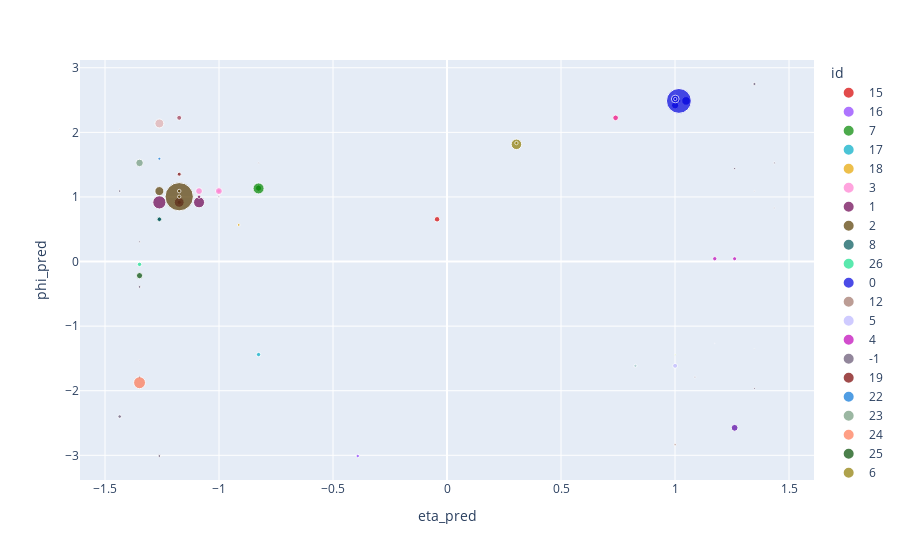

The cell this chart's notebook holds for it:
### Code cell
n = 4
evt = evts[n]
d = {'eta': evt.input_event['eta'], 'phi': evt.input_event['phi'], 'energy': evt.input_event['energy'], 'hit': evt.input_event['hit'], 'id': evt.pred_instance_labels, 'eta_pred': evt.embedding[:,0], 'phi_pred': evt.embedding[:,1]}
plot_df = pd.DataFrame(d)
plot_df['id'] = plot_df['id'].astype(str)
px.scatter(plot_df, x='eta_pred', y='phi_pred', size='energy', color='id', color_discrete_sequence=get_palette(plot_df['id']))

### Figure 1 — Plotly figure (JSON) as saved in the notebook; plotly's stock layout.template omitted (floating-point values rounded to 4 significant figures)
{"data": [{"hovertemplate": "id=15<br>eta_pred=%{x}<br>phi_pred=%{y}<br>energy=%{marker.size}<extra></extra>", "legendgroup": "15", "marker": {"color": "rgb(214, 0, 0)", "size": [0.3958], "sizemode": "area", "sizeref": 0.02616, "symbol": "circle"}, "mode": "markers", "name": "15", "orientation": "v", "showlegend": true, "type": "scatter", "x": [-0.0435], "xaxis": "x", "y": [0.6545], "yaxis": "y"}, {"hovertemplate": "id=16<br>eta_pred=%{x}<br>phi_pred=%{y}<br>energy=%{marker.size}<extra></extra>", "legendgroup": "16", "marker": {"color": "rgb(140, 59, 255)", "size": [0.1532], "sizemode": "area", "sizeref": 0.02616, "symbol": "circle"}, "mode": "markers", "name": "16", "orientation": "v", "showlegend": true, "type": "scatter", "x": [-0.3915], "xaxis": "x", "y": [-3.011], "yaxis": "y"}, {"hovertemplate": "id=7<br>eta_pred=%{x}<br>phi_pred=%{y}<br>energy=%{marker.size}<extra></extra>", "legendgroup": "7", "marker": {"color": "rgb(1, 135, 0)", "size": [0.5041, 1.607], "sizemode": "area", "sizeref": 0.02616, "symbol": "circle"}, "mode": "markers", "name": "7", "orientation": "v", "showlegend": true, "type": "scatter", "x": [-0.8265, -0.8265], "xaxis": "x", "y": [1.136, 1.132], "yaxis": "y"}, {"hovertemplate": "id=17<br>eta_pred=%{x}<br>phi_pred=%{y}<br>energy=%{marker.size}<extra></extra>", "legendgroup": "17", "marker": {"color": "rgb(0, 172, 198)", "size": [0.2434], "sizemode": "area", "sizeref": 0.02616, "symbol": "circle"}, "mode": "markers", "name": "17", "orientation": "v", "showlegend": true, "type": "scatter", "x": [-0.8265], "xaxis": "x", "y": [-1.44], "yaxis": "y"}, {"hovertemplate": "id=18<br>eta_pred=%{x}<br>phi_pred=%{y}<br>energy=%{marker.size}<extra></extra>", "legendgroup": "18", "marker": {"color": "rgb(230, 165, 0)", "size": [0.0994], "sizemode": "area", "sizeref": 0.02616, "symbol": "circle"}, "mode": "markers", "name": "18", "orientation": "v", "showlegend": true, "type": "scatter", "x": [-0.9135], "xaxis": "x", "y": [0.5672], "yaxis": "y"}, {"hovertemplate": "id=3<br>eta_pred=%{x}<br>phi_pred=%{y}<br>energy=%{marker.size}<extra></extra>", "legendgroup": "3", "marker": {"color": "rgb(255, 126, 209)", "size": [0.2586, 0.6082, 0.6347], "sizemode": "area", "sizeref": 0.02616, "symbol": "circle"}, "mode": "markers", "name": "3", "orientation": "v", "showlegend": true, "type": "scatter", "x": [-1.001, -1.087, -1.001], "xaxis": "x", "y": [1.091, 1.091, 1.091], "yaxis": "y"}, {"hovertemplate": "id=1<br>eta_pred=%{x}<br>phi_pred=%{y}<br>energy=%{marker.size}<extra></extra>", "legendgroup": "1", "marker": {"color": "rgb(107, 0, 79)", "size": [0.2287, 2.281, 1.588, 0.1571, 1.278], "sizemode": "area", "sizeref": 0.02616, "symbol": "circle"}, "mode": "markers", "name": "1", "orientation": "v", "showlegend": true, "type": "scatter", "x": [-1.174, -1.262, -1.088, -1.087, -1.174], "xaxis": "x", "y": [0.9163, 0.9163, 0.9163, 1.004, 0.9163], "yaxis": "y"}, {"hovertemplate": "id=2<br>eta_pred=%{x}<br>phi_pred=%{y}<br>energy=%{marker.size}<extra></extra>", "legendgroup": "2", "marker": {"color": "rgb(87, 59, 0)", "size": [10.47, 0.1657, 1.066, 0.1525], "sizemode": "area", "sizeref": 0.02616, "symbol": "circle"}, "mode": "markers", "name": "2", "orientation": "v", "showlegend": true, "type": "scatter", "x": [-1.175, -1.175, -1.261, -1.175], "xaxis": "x", "y": [1.004, 1.091, 1.091, 1.004], "yaxis": "y"}, {"hovertemplate": "id=8<br>eta_pred=%{x}<br>phi_pred=%{y}<br>energy=%{marker.size}<extra></extra>", "legendgroup": "8", "marker": {"color": "rgb(0, 86, 89)", "size": [0.4021, 0.2539], "sizemode": "area", "sizeref": 0.02616, "symbol": "circle"}, "mode": "markers", "name": "8", "orientation": "v", "showlegend": true, "type": "scatter", "x": [-1.262, -1.262], "xaxis": "x", "y": [0.6545, 0.6545], "yaxis": "y"}, {"hovertemplate": "id=26<br>eta_pred=%{x}<br>phi_pred=%{y}<br>energy=%{marker.size}<extra></extra>", "legendgroup": "26", "marker": {"color": "rgb(21, 225, 140)", "size": [0.2567], "sizemode": "area", "sizeref": 0.02616, "symbol": "circle"}, "mode": "markers", "name": "26", "orientation": "v", "showlegend": true, "type": "scatter", "x": [-1.349], "xaxis": "x", "y": [-0.04361], "yaxis": "y"}, {"hovertemplate": "id=0<br>eta_pred=%{x}<br>phi_pred=%{y}<br>energy=%{marker.size}<extra></extra>", "legendgroup": "0", "marker": {"color": "rgb(0, 0, 221)", "size": [0.2265, 0.9826, 0.6918, 8.094, 0.7822, 0.1419], "sizemode": "area", "sizeref": 0.02616, "symbol": "circle"}, "mode": "markers", "name": "0", "orientation": "v", "showlegend": true, "type": "scatter", "x": [1.017, 1.049, 1.001, 1.017, 1.001, 1.001], "xaxis": "x", "y": [2.487, 2.487, 2.419, 2.487, 2.517, 2.517], "yaxis": "y"}, {"hovertemplate": "id=12<br>eta_pred=%{x}<br>phi_pred=%{y}<br>energy=%{marker.size}<extra></extra>", "legendgroup": "12", "marker": {"color": "rgb(161, 117, 105)", "size": [0.07037], "sizemode": "area", "sizeref": 0.02616, "symbol": "circle"}, "mode": "markers", "name": "12", "orientation": "v", "showlegend": true, "type": "scatter", "x": [1.0], "xaxis": "x", "y": [-2.836], "yaxis": "y"}, {"hovertemplate": "id=5<br>eta_pred=%{x}<br>phi_pred=%{y}<br>energy=%{marker.size}<extra></extra>", "legendgroup": "5", "marker": {"color": "rgb(188, 182, 255)", "size": [0.3131, 0], "sizemode": "area", "sizeref": 0.02616, "symbol": "circle"}, "mode": "markers", "name": "5", "orientation": "v", "showlegend": true, "type": "scatter", "x": [1.0, 1.0], "xaxis": "x", "y": [-1.614, -1.614], "yaxis": "y"}, {"hovertemplate": "id=4<br>eta_pred=%{x}<br>phi_pred=%{y}<br>energy=%{marker.size}<extra></extra>", "legendgroup": "4", "marker": {"color": "rgb(191, 3, 184)", "size": [0.2445, 0.2155], "sizemode": "area", "sizeref": 0.02616, "symbol": "circle"}, "mode": "markers", "name": "4", "orientation": "v", "showlegend": true, "type": "scatter", "x": [1.175, 1.261], "xaxis": "x", "y": [0.04363, 0.04365], "yaxis": "y"}, {"hovertemplate": "id=-1<br>eta_pred=%{x}<br>phi_pred=%{y}<br>energy=%{marker.size}<extra></extra>", "legendgroup": "-1", "marker": {"color": "rgb(100, 84, 114)", "size": [0, 0.02942, 0.04005, 0, 0.04768, 0.1042, 0, 0, 0, 0.1046, 0.06205, 0.04816, 0, 0.04717, 0.08262, 0, 0, 0, 0, 0.03195, 0.02227, 0.1654, 0, 0.05312, 0.02045, 0, 0.09875, 0.02237, 0.1299, 0.005425], "sizemode": "area", "sizeref": 0.02616, "symbol": "circle"}, "mode": "markers", "name": "-1", "orientation": "v", "showlegend": true, "type": "scatter", "x": [1.262, -0.8265, -1.001, -1.262, -1.349, -1.349, 0.4785, 0.6525, 0.9135, -1.262, 1.261, 1.348, 0.8265, 1.087, -1.435, -1.435, -1.436, -1.436, 1.435, 1.435, -1.435, -1.436, -1.434, 1.436, -1.349, -1.349, -1.349, 1.348, 1.349, 1.348], "xaxis": "x", "y": [2.574, 1.527, 1.004, 0.3927, 0.3054, -1.792, -1.091, -1.091, 2.313, -3.011, 1.44, -1.963, -1.963, -1.789, 1.091, 1.964, -2.138, -1.091, 0.1309, 0.829, 2.051, -2.4, -0.218, 1.527, -1.527, -0.8288, -0.3926, 1.091, 2.749, -1.353], "yaxis": "y"}, {"hovertemplate": "id=19<br>eta_pred=%{x}<br>phi_pred=%{y}<br>energy=%{marker.size}<extra></extra>", "legendgroup": "19", "marker": {"color": "rgb(121, 0, 0)", "size": [0.2167], "sizemode": "area", "sizeref": 0.02616, "symbol": "circle"}, "mode": "markers", "name": "19", "orientation": "v", "showlegend": true, "type": "scatter", "x": [-1.175], "xaxis": "x", "y": [1.353], "yaxis": "y"}, {"hovertemplate": "id=22<br>eta_pred=%{x}<br>phi_pred=%{y}<br>energy=%{marker.size}<extra></extra>", "legendgroup": "22", "marker": {"color": "rgb(7, 116, 216)", "size": [0.121], "sizemode": "area", "sizeref": 0.02616, "symbol": "circle"}, "mode": "markers", "name": "22", "orientation": "v", "showlegend": true, "type": "scatter", "x": [-1.262], "xaxis": "x", "y": [1.592], "yaxis": "y"}, {"hovertemplate": "id=23<br>eta_pred=%{x}<br>phi_pred=%{y}<br>energy=%{marker.size}<extra></extra>", "legendgroup": "23", "marker": {"color": "rgb(114, 154, 124)", "size": [0.7471], "sizemode": "area", "sizeref": 0.02616, "symbol": "circle"}, "mode": "markers", "name": "23", "orientation": "v", "showlegend": true, "type": "scatter", "x": [-1.348], "xaxis": "x", "y": [1.527], "yaxis": "y"}, {"hovertemplate": "id=24<br>eta_pred=%{x}<br>phi_pred=%{y}<br>energy=%{marker.size}<extra></extra>", "legendgroup": "24", "marker": {"color": "rgb(255, 119, 82)", "size": [1.86], "sizemode": "area", "sizeref": 0.02616, "symbol": "circle"}, "mode": "markers", "name": "24", "orientation": "v", "showlegend": true, "type": "scatter", "x": [-1.349], "xaxis": "x", "y": [-1.876], "yaxis": "y"}, {"hovertemplate": "id=25<br>eta_pred=%{x}<br>phi_pred=%{y}<br>energy=%{marker.size}<extra></extra>", "legendgroup": "25", "marker": {"color": "rgb(0, 75, 0)", "size": [0.5015], "sizemode": "area", "sizeref": 0.02616, "symbol": "circle"}, "mode": "markers", "name": "25", "orientation": "v", "showlegend": true, "type": "scatter", "x": [-1.349], "xaxis": "x", "y": [-0.2182], "yaxis": "y"}, {"hovertemplate": "id=6<br>eta_pred=%{x}<br>phi_pred=%{y}<br>energy=%{marker.size}<extra></extra>", "legendgroup": "6", "marker": {"color": "rgb(142, 123, 1)", "size": [1.453, 0.1456], "sizemode": "area", "sizeref": 0.02616, "symbol": "circle"}, "mode": "markers", "name": "6", "orientation": "v", "showlegend": true, "type": "scatter", "x": [0.3045, 0.3045], "xaxis": "x", "y": [1.815, 1.834], "yaxis": "y"}, {"hovertemplate": "id=14<br>eta_pred=%{x}<br>phi_pred=%{y}<br>energy=%{marker.size}<extra></extra>", "legendgroup": "14", "marker": {"color": "rgb(242, 0, 123)", "size": [0.4185], "sizemode": "area", "sizeref": 0.02616, "symbol": "circle"}, "mode": "markers", "name": "14", "orientation": "v", "showlegend": true, "type": "scatter", "x": [0.7395], "xaxis": "x", "y": [2.225], "yaxis": "y"}, {"hovertemplate": "id=11<br>eta_pred=%{x}<br>phi_pred=%{y}<br>energy=%{marker.size}<extra></extra>", "legendgroup": "11", "marker": {"color": "rgb(142, 186, 0)", "size": [0.02131], "sizemode": "area", "sizeref": 0.02616, "symbol": "circle"}, "mode": "markers", "name": "11", "orientation": "v", "showlegend": true, "type": "scatter", "x": [1.0], "xaxis": "x", "y": [-1.44], "yaxis": "y"}, {"hovertemplate": "id=10<br>eta_pred=%{x}<br>phi_pred=%{y}<br>energy=%{marker.size}<extra></extra>", "legendgroup": "10", "marker": {"color": "rgb(165, 123, 184)", "size": [0.0046], "sizemode": "area", "sizeref": 0.02616, "symbol": "circle"}, "mode": "markers", "name": "10", "orientation": "v", "showlegend": true, "type": "scatter", "x": [1.174], "xaxis": "x", "y": [-1.265], "yaxis": "y"}, {"hovertemplate": "id=9<br>eta_pred=%{x}<br>phi_pred=%{y}<br>energy=%{marker.size}<extra></extra>", "legendgroup": "9", "marker": {"color": "rgb(89, 1, 163)", "size": [0.6082], "sizemode": "area", "sizeref": 0.02616, "symbol": "circle"}, "mode": "markers", "name": "9", "orientation": "v", "showlegend": true, "type": "scatter", "x": [1.261], "xaxis": "x", "y": [-2.574], "yaxis": "y"}, {"hovertemplate": "id=21<br>eta_pred=%{x}<br>phi_pred=%{y}<br>energy=%{marker.size}<extra></extra>", "legendgroup": "21", "marker": {"color": "rgb(226, 175, 175)", "size": [1.048], "sizemode": "area", "sizeref": 0.02616, "symbol": "circle"}, "mode": "markers", "name": "21", "orientation": "v", "showlegend": true, "type": "scatter", "x": [-1.262], "xaxis": "x", "y": [2.138], "yaxis": "y"}, {"hovertemplate": "id=20<br>eta_pred=%{x}<br>phi_pred=%{y}<br>energy=%{marker.size}<extra></extra>", "legendgroup": "20", "marker": {"color": "rgb(160, 58, 82)", "size": [0.3204], "sizemode": "area", "sizeref": 0.02616, "symbol": "circle"}, "mode": "markers", "name": "20", "orientation": "v", "showlegend": true, "type": "scatter", "x": [-1.175], "xaxis": "x", "y": [2.225], "yaxis": "y"}, {"hovertemplate": "id=13<br>eta_pred=%{x}<br>phi_pred=%{y}<br>energy=%{marker.size}<extra></extra>", "legendgroup": "13", "marker": {"color": "rgb(161, 200, 200)", "size": [0.1322], "sizemode": "area", "sizeref": 0.02616, "symbol": "circle"}, "mode": "markers", "name": "13", "orientation": "v", "showlegend": true, "type": "scatter", "x": [0.8265], "xaxis": "x", "y": [-1.614], "yaxis": "y"}], "layout": {"legend": {"itemsizing": "constant", "title": {"text": "id"}, "tracegroupgap": 0}, "margin": {"t": 60}, "xaxis": {"anchor": "y", "domain": [0, 1], "title": {"text": "eta_pred"}}, "yaxis": {"anchor": "x", "domain": [0, 1], "title": {"text": "phi_pred"}}}}
